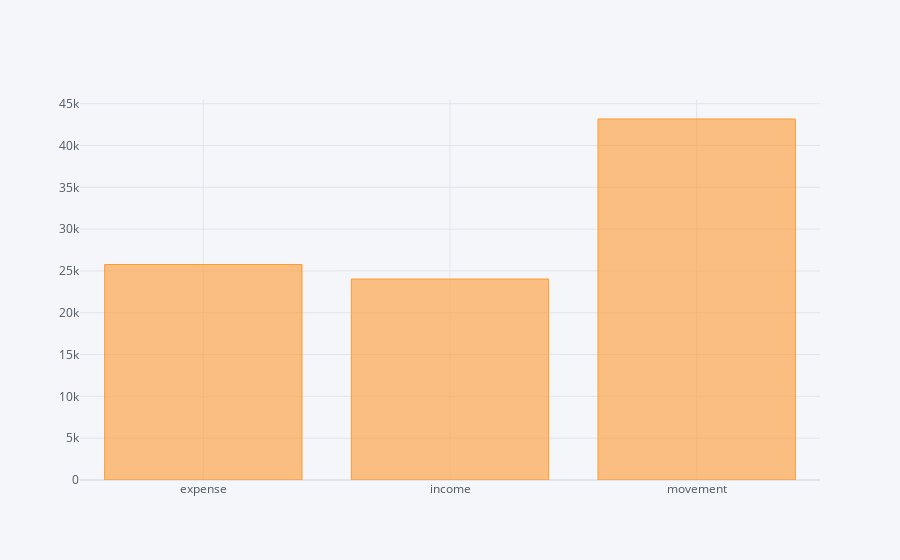

Source (notebook cell):
### Code cell
df_3.iplot(kind='bar',x='type',y='amount')

### Figure 1 — Plotly figure (JSON) as saved in the notebook; plotly's stock layout.template omitted (floating-point values rounded to 4 significant figures)
{"data": [{"marker": {"color": "rgba(255, 153, 51, 0.6)", "line": {"color": "rgba(255, 153, 51, 1.0)", "width": 1}}, "name": "amount", "orientation": "v", "text": "", "type": "bar", "x": ["expense", "income", "movement"], "y": [25760.0, 24030.0, 43170.0]}], "layout": {"legend": {"bgcolor": "#F5F6F9", "font": {"color": "#4D5663"}}, "paper_bgcolor": "#F5F6F9", "plot_bgcolor": "#F5F6F9", "title": {"font": {"color": "#4D5663"}}, "xaxis": {"gridcolor": "#E1E5ED", "showgrid": true, "tickfont": {"color": "#4D5663"}, "title": {"font": {"color": "#4D5663"}, "text": ""}, "zerolinecolor": "#E1E5ED"}, "yaxis": {"gridcolor": "#E1E5ED", "showgrid": true, "tickfont": {"color": "#4D5663"}, "title": {"font": {"color": "#4D5663"}, "text": ""}, "zerolinecolor": "#E1E5ED"}}}
